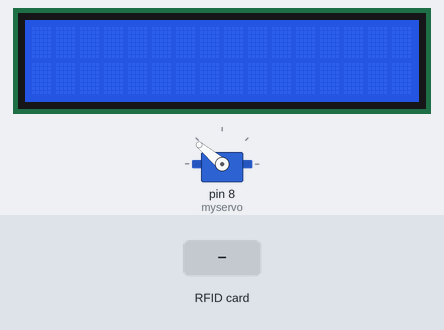
Bench run of a sketch on a simulated Arduino Uno, built with avr-gcc and run on an emulated ATmega328P. Parts: 16×2 character LCD, servo. The inputs (shaded band) are chosen by the test bench. What the sketch prints to the serial monitor is not drawn.

Above: at 1.3 s.
1.4 s: RFID card 07 61 CF B5 held to the reader
At 1.7 s:
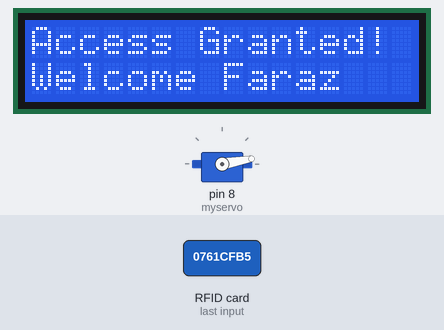
2.9 s: RFID card 5E 7A 19 C4 held to the reader
At 6.7 s:
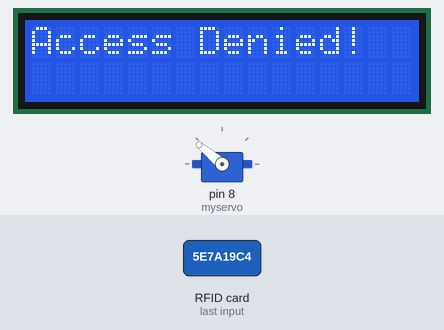
Timing chart, 0 to 8.2 s (numbered marks = the images above; inputs shaded):
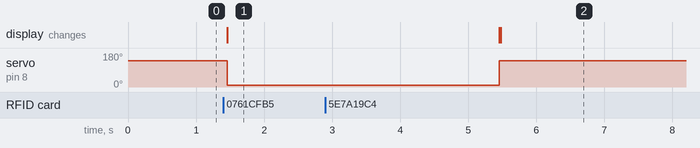

The sketch:

rfid_master.ino
```cpp
#include <MFRC522.h>
#include <LCD_I2C.h>
#include <SPI.h>
#include <Servo.h>

//LCD
LCD_I2C lcd(0x27); // Default address of most PCF8574 modules, change according

//RFID
MFRC522 mfrc522(10, 9);
int MasterCounter = 0;

//SERVO
Servo myservo;
int dooropen = 10;
int doorlocked = 140;

String tags[4] = {"0761CFB5", "4A50F68", "", ""};
String names[4] = {"Faraz", "Ahmad", "Mahnoor", "Fatima"};

void setup()
{
  //LCD
  lcd.begin(); // If you are using more I2C devices using the Wire library use lcd.begin(false)
  // this stop the library(LCD_I2C) from calling Wire.begin()
  lcd.clear();
  lcd.backlight();
  Serial.begin(9600);
  SPI.begin();
  myservo.attach(8);
  myservo.write(doorlocked);
  mfrc522.PCD_Init();
  Serial.println("Scan Tag");
}

void print(String name)
{
  String s = "Welcome " + name;
  lcd.clear();
  lcd.print("Access Granted!");
  lcd.setCursor(0, 1);
  lcd.print(s);
  Serial.println("\n");
  Serial.println("Access granted");
  myservo.write(dooropen);
  Serial.println("Door opened");
}

void loop()
{
  if (!mfrc522.PICC_IsNewCardPresent())
  {
    return;
  }
  if (!mfrc522.PICC_ReadCardSerial())
  {
    return;
  }
  String uid = "";
  Serial.print("UID=");
  for (int i = 0; i < mfrc522.uid.size; i++)
  {
    Serial.print(mfrc522.uid.uidByte[i] < 0x10 ? "0" : "");
    Serial.print(mfrc522.uid.uidByte[i], HEX);
    uid.concat(String(mfrc522.uid.uidByte[i] < 0x10 ? "0" : ""));
    uid.concat(String(mfrc522.uid.uidByte[i], HEX));
  }
  uid.toUpperCase();
  bool flag = false;
  for (int i = 0; i < 4; i++)
  {
    if (uid == tags[i])
    {
      print(names[i]);
      flag = true;
      break;
    }
  }
  if (flag == false)
  {
    Serial.println("Access denied");
    lcd.print("Access Denied!");
  }

  delay(4000);
  finalize();
  return;
}
void finalize()
{
  myservo.write(doorlocked);
  lcd.clear();
  Serial.println("Door locked");
}
```

Measured:
- after the input at 1.4 s, servo on pin 8 (myservo): 140° → 10° after 0.05 s; the display: changes after 0.05 s (image 1)
- after the input at 2.9 s, the display: first differs from a run without the input after 2.6 s (image 2)
